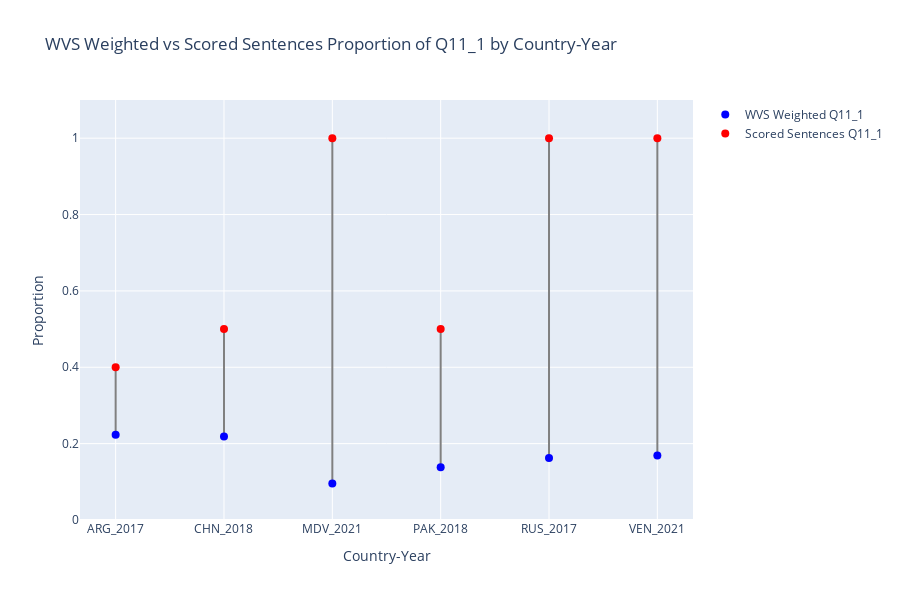

Notebook code for this chart:
### Code cell
## (Visualization -III) ##

# This script compares proportions of a specific Q11 survey response between scored sentences and WVS data at the country-year level.
# It aggregates sentence counts and computes proportions per country-year in the scored predictions.
# It filters the WVS data to matching country-year pairs and computes weighted response proportions using survey weights.
# The code then merges both datasets and visualizes their proportions with connecting lines to compare distributions.
# The plot uses country-year labels on the x-axis and proportion values on the y-axis, with vertical lines visually highlighting differences between WVS survey and scored sentence proportions.
# Finally, it calculates and prints the Pearson correlation between the weighted WVS proportions and scored sentence proportions.

%run visualize_prop_diffs.py

### Figure 1 — Plotly figure (JSON) as saved in the notebook; plotly's stock layout.template omitted (floating-point values rounded to 4 significant figures)
{"data": [{"hoverinfo": "skip", "line": {"color": "gray"}, "mode": "lines", "showlegend": false, "type": "scatter", "x": ["ARG_2017", "ARG_2017"], "y": [0.2233, 0.4]}, {"hoverinfo": "skip", "line": {"color": "gray"}, "mode": "lines", "showlegend": false, "type": "scatter", "x": ["CHN_2018", "CHN_2018"], "y": [0.2184, 0.5]}, {"hoverinfo": "skip", "line": {"color": "gray"}, "mode": "lines", "showlegend": false, "type": "scatter", "x": ["MDV_2021", "MDV_2021"], "y": [0.09528, 1]}, {"hoverinfo": "skip", "line": {"color": "gray"}, "mode": "lines", "showlegend": false, "type": "scatter", "x": ["PAK_2018", "PAK_2018"], "y": [0.1383, 0.5]}, {"hoverinfo": "skip", "line": {"color": "gray"}, "mode": "lines", "showlegend": false, "type": "scatter", "x": ["RUS_2017", "RUS_2017"], "y": [0.1624, 1]}, {"hoverinfo": "skip", "line": {"color": "gray"}, "mode": "lines", "showlegend": false, "type": "scatter", "x": ["VEN_2021", "VEN_2021"], "y": [0.1689, 1]}, {"hovertemplate": "%{x}<br>WVS Weighted Proportion: %{y:.2f}<extra></extra>", "marker": {"color": "blue", "size": 8}, "mode": "markers", "name": "WVS Weighted Q11_1", "type": "scatter", "x": ["ARG_2017", "CHN_2018", "MDV_2021", "PAK_2018", "RUS_2017", "VEN_2021"], "y": [0.2233, 0.2184, 0.09528, 0.1383, 0.1624, 0.1689]}, {"hovertemplate": "%{x}<br>Sentence Proportion: %{y:.2f}<extra></extra>", "marker": {"color": "red", "size": 8}, "mode": "markers", "name": "Scored Sentences Q11_1", "type": "scatter", "x": ["ARG_2017", "CHN_2018", "MDV_2021", "PAK_2018", "RUS_2017", "VEN_2021"], "y": [0.4, 0.5, 1.0, 0.5, 1.0, 1.0]}], "layout": {"height": 600, "hovermode": "x unified", "title": {"text": "WVS Weighted vs Scored Sentences Proportion of Q11_1 by Country-Year"}, "xaxis": {"title": {"text": "Country-Year"}}, "yaxis": {"range": [0, 1.1], "title": {"text": "Proportion"}}}}
